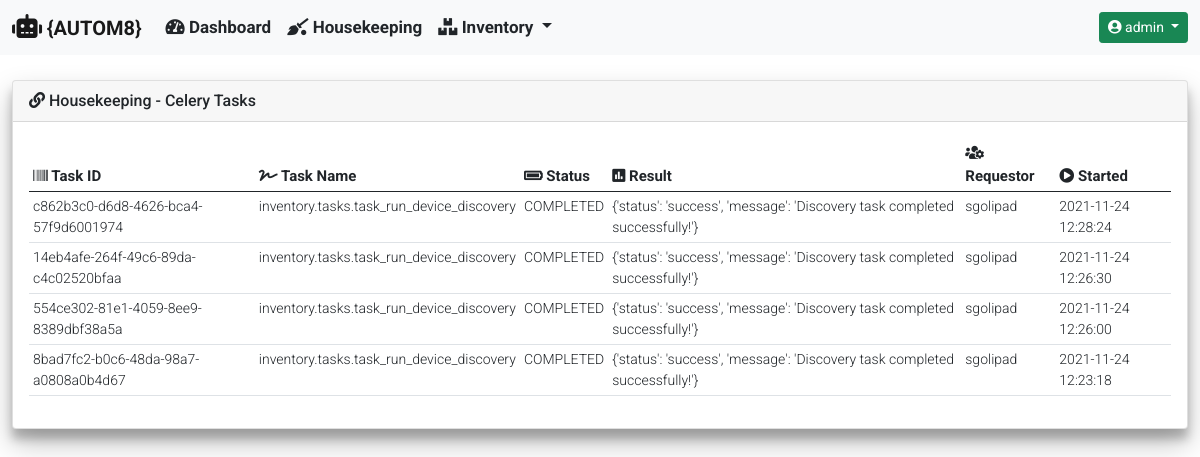
/housekeeping/ (signed in), run on an earlier commit of the app's database.
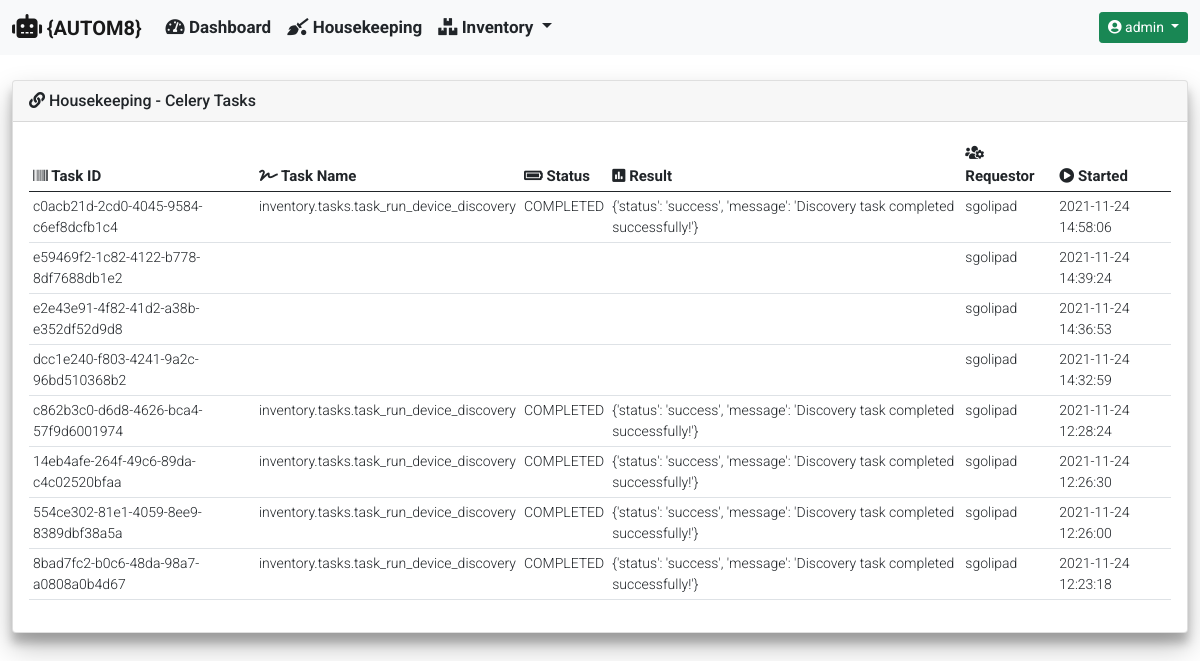
And on a later commit of the database.
### housekeeping/models.py (models this page shows)
class CeleryJobResults(models.Model):
    task_id = models.UUIDField(
        primary_key=True,
        default=uuid.uuid4,
        max_length=255
    )
    task_name = models.CharField(max_length=255)
    task_status = models.CharField(max_length=255)
    task_result = models.CharField(max_length=255)
    task_requested_by = models.CharField(max_length=255)
    start_time = models.DateTimeField()

### housekeeping/views.py (the view)
def housekeeping_celery_tasks(request):
    hostname = 'celery@' + str(gethostname())
    tasks = current_app.control.inspect([hostname])
    tasks_list = CeleryJobResults.objects.all().order_by('-start_time')
    context = {
            'title': 'Housekeeping - Celery Tasks',
            'card_header': 'Housekeeping - Celery Tasks',
            'data': {
                'tasks_list': tasks_list
            }
        }
    if tasks.stats():
        data = {
            'celery_information': {
                'celery_statistics': tasks.stats(),
                'registered_tasks': tasks.registered_tasks()[hostname],
                'scheduled_tasks': tasks.scheduled()[hostname],
                'active_tasks': tasks.active()[hostname],
                'reserved_tasks': tasks.reserved()
            }
        }
        context['data'].update(data)
        return render(
            request,
            'housekeeping/housekeeping_celery_tasks.html',
            context
        )
    else:
        return render(
                request,
                'housekeeping/housekeeping_celery_tasks.html',
                context
            )

### templates/housekeeping/housekeeping_celery_tasks.html (shortened to what this page needs)
{% extends "base_template/base.html"%}
{% block content %}
{% if data.tasks_list %}
<div class="col-md-12">
    <div class="table-responsive rounded">
        <table id="celery_completed_tasks" class="table table-hover table-sm" style="width:100%">
            <thead>
                <tr>
                    <th><i class="fas fa-barcode"></i> Task ID</th>
                    <th><i class="fas fa-signature"></i> Task Name</th>
                    <th><i class="fas fa-battery-full"></i> Status</th>
                    <th><i class="fas fa-poll"></i> Result</th>
                    <th><i class="fas fa-users-cog"></i> Requestor</th>
                    <th><i class="fas fa-play-circle"></i> Started</th>
                </tr>
            </thead>
            <tbody>
                {% for completed_task in data.tasks_list %}
                <tr>
                    <td>{{ completed_task.task_id }}</td>
                    <td>{{ completed_task.task_name }}</td>
                    <td>{{ completed_task.task_status }}</td>
                    <td>{{ completed_task.task_result }}</td>
                    <td>{{ completed_task.task_requested_by }}</td>
                    <td>{{ completed_task.start_time|date:"Y-m-d H:i:s" }}</td>
                </tr>
                {% endfor %}
            </tbody>
        </table>
    </div>
</div>
{% endif %}
{% endblock %}

What changed in the data, as far as the page shows it:
added CeleryJobResults: task_id "c0acb21d-2cd0-4045-9584-c6ef8dcfb1c4", task_name "inventory.tasks.task_run_device_discovery", task_status "COMPLETED", task_result "{'status': 'success', 'message': 'Discovery task completed successfully!'}", task_requested_by "sgolipad", start_time "2021-11-24 14:58:06"
added CeleryJobResults: task_id "e59469f2-1c82-4122-b778-8df7688db1e2", task_requested_by "sgolipad", start_time "2021-11-24 14:39:24"
added CeleryJobResults: task_id "e2e43e91-4f82-41d2-a38b-e352df52d9d8", task_requested_by "sgolipad", start_time "2021-11-24 14:36:53"
added CeleryJobResults: task_id "dcc1e240-f803-4241-9a2c-96bd510368b2", task_requested_by "sgolipad", start_time "2021-11-24 14:32:59"
